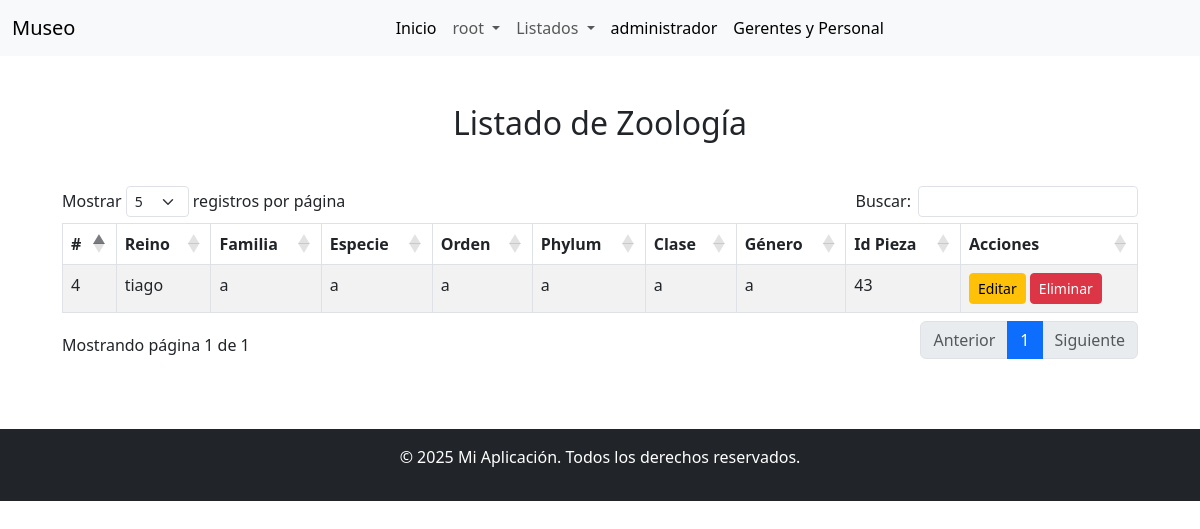
Before: /zoologia.php (signed in) with the older database file.
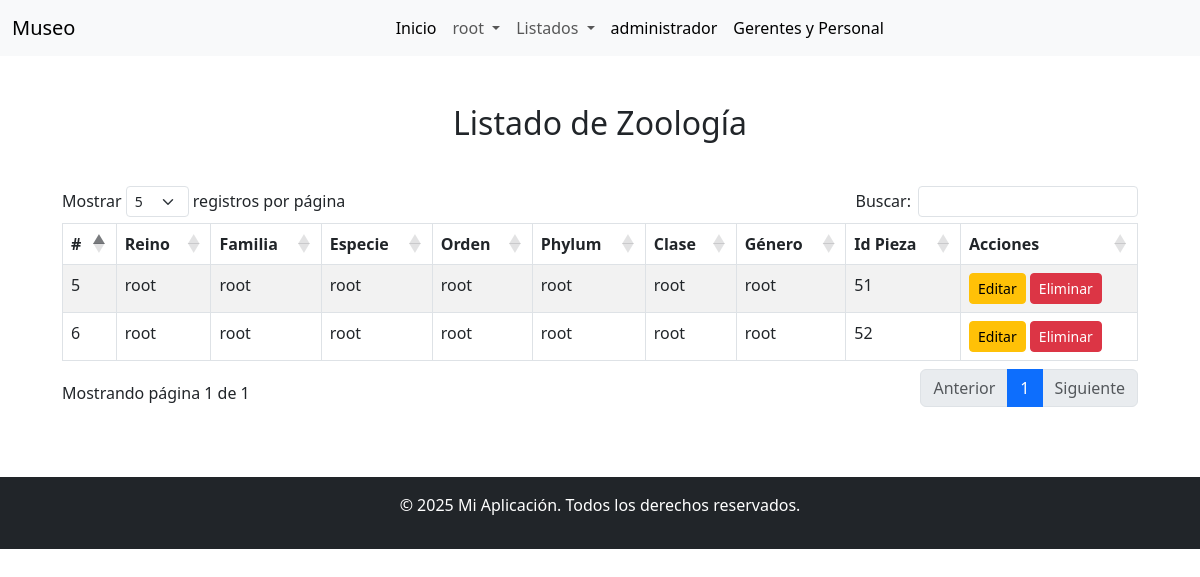
After: the same page with the newer database file.
### tables this page shows
CREATE TABLE `zoologia` (
  `idZoologia` int(11) NOT NULL,
  `reino` varchar(255) DEFAULT NULL,
  `familia` varchar(255) DEFAULT NULL,
  `especie` varchar(255) DEFAULT NULL,
  `orden` varchar(255) DEFAULT NULL,
  `phylum` varchar(255) DEFAULT NULL,
  `clase` varchar(255) DEFAULT NULL,
  `genero` varchar(255) DEFAULT NULL,
  `descripcion` longtext DEFAULT NULL,
  `Pieza_idPieza` int(11) NOT NULL
);

### zoologia.php (the view, shortened to what this page needs)
<?php
require_once 'bd.php';
$sql = "SELECT idZoologia, reino, familia, especie, orden, phylum, clase, genero, descripcion, Pieza_idPieza FROM zoologia";
$stmt = $pdo->query($sql);
$rows = $stmt->fetchAll();
?>
<!DOCTYPE html>
<html lang="es">
<head>
    <link rel="stylesheet" href="https://cdn.jsdelivr.net/npm/bootstrap@5.3.0/dist/css/bootstrap.min.css">
    <link rel="stylesheet" href="https://cdn.jsdelivr.net/npm/datatables.net-bs5@1.11.3/css/dataTables.bootstrap5.min.css">
</head>
<body>
<?php include("./includes/navbar.php"); ?>
<div class="container mt-5">
    <h2 class="text-center mb-4">Listado de Zoología</h2>
    <div class="table-responsive">
        <table id="dataTable" class="table table-striped table-bordered" cellspacing="0" width="100%">
            <thead>
                <tr>
                    <th>#</th>
                    <th>Reino</th>
                    <th>Familia</th>
                    <th>Especie</th>
                    <th>Orden</th>
                    <th>Phylum</th>
                    <th>Clase</th>
                    <th>Género</th>
                    <th>Id Pieza</th>
                    <th>Acciones</th>
                </tr>
            </thead>
            <tbody>
                <?php foreach ($rows as $row): ?>
                <tr>
                    <td><?php echo $row['idZoologia']; ?></td>
                    <td><?php echo $row['reino']; ?></td>
                    <td><?php echo $row['familia']; ?></td>
                    <td><?php echo $row['especie']; ?></td>
                    <td><?php echo $row['orden']; ?></td>
                    <td><?php echo $row['phylum']; ?></td>
                    <td><?php echo $row['clase']; ?></td>
                    <td><?php echo $row['genero']; ?></td>
                    <td><?php echo $row['Pieza_idPieza']; ?></td>
                    <td>
                        <a href="editar.php?id=<?php echo $row['Pieza_idPieza']; ?>&clasificacion=Zoología" class="btn btn-warning btn-sm">Editar</a>
                        <a href="eliminar.php?id=<?php echo $row['Pieza_idPieza']; ?>" class="btn btn-danger btn-sm" onclick="return confirm('¿Estás seguro de eliminar esta entrada?');">Eliminar</a>
                    </td>
                </tr>
                <?php endforeach; ?>
            </tbody>
        </table>
    </div>
</div>
<?php include("./includes/footer.php"); ?>
</body>
</html>

Changed rows visible on the page:
removed zoologia: idZoologia "4", reino "tiago", familia "a", especie "a", orden "a", phylum "a", clase "a", genero "a", Pieza_idPieza "43"
added zoologia: idZoologia "5", reino "root", familia "root", especie "root", orden "root", phylum "root", clase "root", genero "root", Pieza_idPieza "51"
added zoologia: idZoologia "6", reino "root", familia "root", especie "root", orden "root", phylum "root", clase "root", genero "root", Pieza_idPieza "52"
